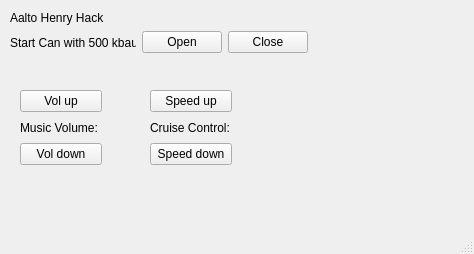
<?xml version="1.0" encoding="UTF-8"?>
<ui version="4.0">
 <class>MainWindow</class>
 <widget class="QMainWindow" name="MainWindow">
  <property name="geometry">
   <rect>
    <x>0</x>
    <y>0</y>
    <width>474</width>
    <height>254</height>
   </rect>
  </property>
  <property name="windowTitle">
   <string>MainWindow</string>
  </property>
  <widget class="QWidget" name="centralwidget">
   <widget class="QLabel" name="labelHenryHack">
    <property name="geometry">
     <rect>
      <x>10</x>
      <y>10</y>
      <width>101</width>
      <height>16</height>
     </rect>
    </property>
    <property name="text">
     <string>Aalto Henry Hack</string>
    </property>
   </widget>
   <widget class="QWidget" name="layoutWidget">
    <property name="geometry">
     <rect>
      <x>150</x>
      <y>90</y>
      <width>82</width>
      <height>75</height>
     </rect>
    </property>
    <layout class="QVBoxLayout" name="verticalLayout">
     <item>
      <widget class="QPushButton" name="btnCruiseUp">
       <property name="text">
        <string>Speed up</string>
       </property>
      </widget>
     </item>
     <item>
      <widget class="QLabel" name="labelCruise">
       <property name="text">
        <string>Cruise Control:</string>
       </property>
      </widget>
     </item>
     <item>
      <widget class="QPushButton" name="btnCruiseDown">
       <property name="text">
        <string>Speed down</string>
       </property>
      </widget>
     </item>
    </layout>
   </widget>
   <widget class="QWidget" name="layoutWidget">
    <property name="geometry">
     <rect>
      <x>20</x>
      <y>90</y>
      <width>82</width>
      <height>75</height>
     </rect>
    </property>
    <layout class="QVBoxLayout" name="verticalLayout_2">
     <item>
      <widget class="QPushButton" name="btnVolUp">
       <property name="text">
        <string>Vol up</string>
       </property>
      </widget>
     </item>
     <item>
      <widget class="QLabel" name="labelMusicVol">
       <property name="text">
        <string>Music Volume:</string>
       </property>
      </widget>
     </item>
     <item>
      <widget class="QPushButton" name="btnVolDown">
       <property name="text">
        <string>Vol down</string>
       </property>
      </widget>
     </item>
    </layout>
   </widget>
   <widget class="QWidget" name="layoutWidget">
    <property name="geometry">
     <rect>
      <x>10</x>
      <y>30</y>
      <width>298</width>
      <height>25</height>
     </rect>
    </property>
    <layout class="QHBoxLayout" name="horizontalLayout">
     <item>
      <widget class="QLabel" name="labelStartCan">
       <property name="text">
        <string>Start Can with 500 kbaud</string>
       </property>
      </widget>
     </item>
     <item>
      <widget class="QPushButton" name="btnOpenCan">
       <property name="text">
        <string>Open</string>
       </property>
      </widget>
     </item>
     <item>
      <widget class="QPushButton" name="btnCloseCan">
       <property name="text">
        <string>Close</string>
       </property>
      </widget>
     </item>
    </layout>
   </widget>
   <zorder>layoutWidget</zorder>
   <zorder>layoutWidget</zorder>
   <zorder>layoutWidget</zorder>
   <zorder>labelHenryHack</zorder>
  </widget>
  <widget class="QMenuBar" name="menubar">
   <property name="geometry">
    <rect>
     <x>0</x>
     <y>0</y>
     <width>474</width>
     <height>20</height>
    </rect>
   </property>
  </widget>
  <widget class="QStatusBar" name="statusbar"/>
 </widget>
 <resources/>
 <connections/>
</ui>
